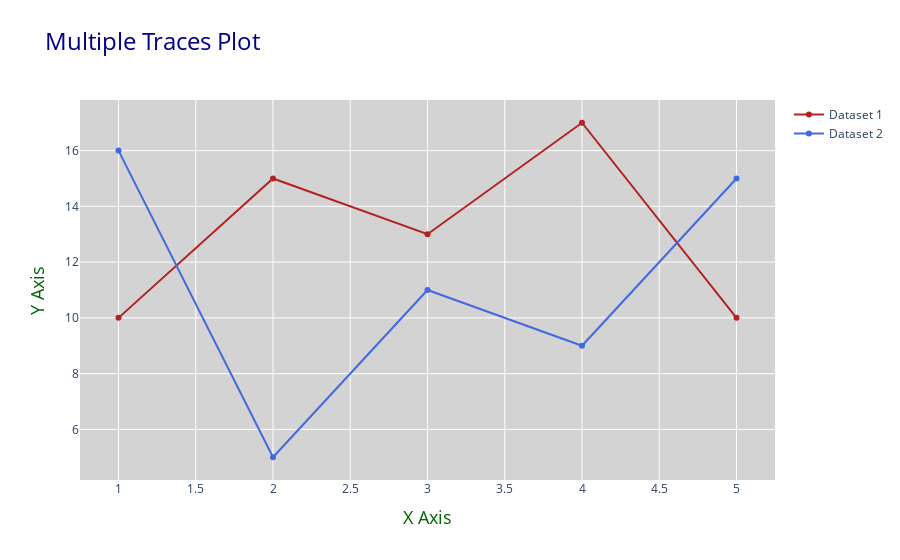

Source (notebook cell):
### Markdown cell above
# Add Multiple Traces
Add multiple traces to a single plot to compare different datasets.

### Code cell
# Add Multiple Traces

# Create new datasets
x1 = [1, 2, 3, 4, 5]
y1 = [10, 15, 13, 17, 10]
y2 = [16, 5, 11, 9, 15]

# Create a figure
fig = go.Figure()

# Add first trace
fig.add_trace(go.Scatter(x=x1, y=y1, mode='lines+markers', name='Dataset 1', line=dict(color='firebrick', width=2)))

# Add second trace
fig.add_trace(go.Scatter(x=x1, y=y2, mode='lines+markers', name='Dataset 2', line=dict(color='royalblue', width=2)))

# Update layout with custom appearance
fig.update_layout(
    title='Multiple Traces Plot',
    xaxis_title='X Axis',
    yaxis_title='Y Axis',
    title_font=dict(size=24, color='darkblue'),
    xaxis=dict(title_font=dict(size=18, color='darkgreen')),
    yaxis=dict(title_font=dict(size=18, color='darkgreen')),
    plot_bgcolor='lightgrey'
)

# Show the plot
fig.show()

### Figure 1 — Plotly figure (JSON) as saved in the notebook; plotly's stock layout.template omitted (floating-point values rounded to 4 significant figures)
{"data": [{"line": {"color": "firebrick", "width": 2}, "mode": "lines+markers", "name": "Dataset 1", "type": "scatter", "x": [1, 2, 3, 4, 5], "y": [10, 15, 13, 17, 10]}, {"line": {"color": "royalblue", "width": 2}, "mode": "lines+markers", "name": "Dataset 2", "type": "scatter", "x": [1, 2, 3, 4, 5], "y": [16, 5, 11, 9, 15]}], "layout": {"plot_bgcolor": "lightgrey", "title": {"font": {"color": "darkblue", "size": 24}, "text": "Multiple Traces Plot"}, "xaxis": {"title": {"font": {"color": "darkgreen", "size": 18}, "text": "X Axis"}}, "yaxis": {"title": {"font": {"color": "darkgreen", "size": 18}, "text": "Y Axis"}}}}
